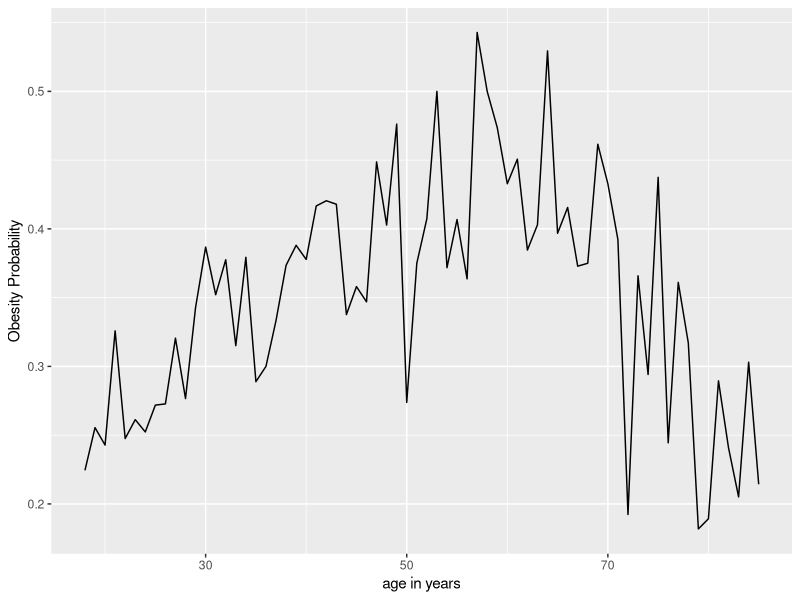
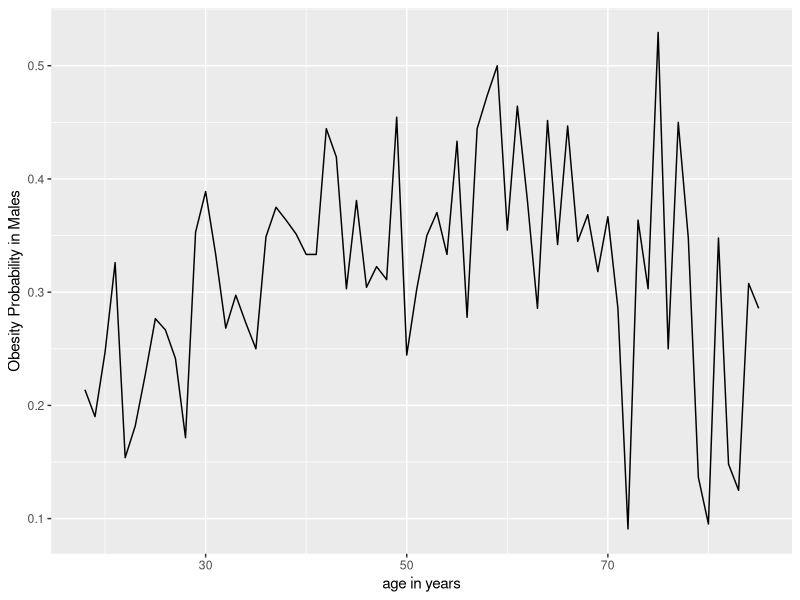
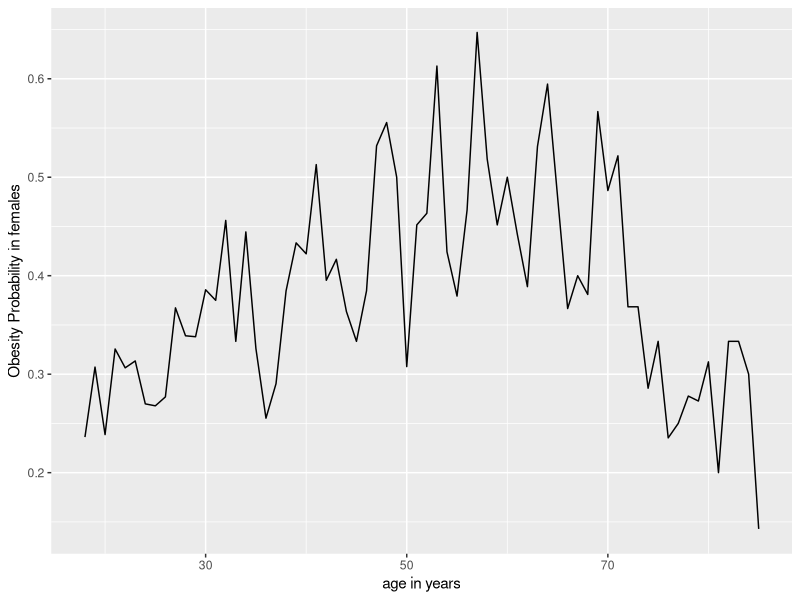
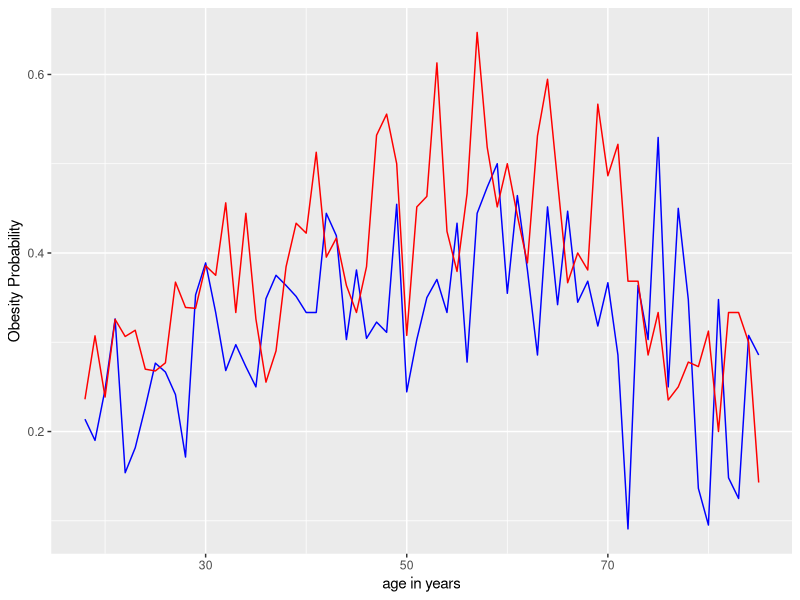

Recreate these plots in R, in order.
#---
# title: "obesity_plots"
# author: 'StduentNo : 2332635'
#---

# load library  
library("tidyverse")

# read data
data_obesity_all <- read.csv("intermediates/data/obeseProbData.csv")
data_obesity_male <- read.csv("intermediates/data/obeseMaleProbData.csv")
data_obesity_female <- read.csv("intermediates/data/obeseFemaleProbData.csv")

# plot for all participants in each age
fig_all <- ggplot(data_obesity_all, aes(x=age,y=obesity_probability))+geom_line()+
  xlab("age in years") + 
  ylab("Obesity Probability")

fig_all %>% ggsave(filename="results/obesity_results/fig-all.png", plot=.)

#probability of obese people in each age - male only (gender = 0)
fig_male <- ggplot(data_obesity_male, aes(x=age,y=male_obesity_probability))+geom_line()+
  xlab("age in years") + 
  ylab("Obesity Probability in Males")

fig_male %>% ggsave(filename="results/obesity_results/fig-male.png", plot=.)

#probability of obese people in each age - female only (gender = 1)
fig_female <- ggplot(data_obesity_female, aes(x=age,y=female_obesity_probability))+geom_line()+
  xlab("age in years") + 
  ylab("Obesity Probability in females")

fig_female %>% ggsave(filename="results/obesity_results/fig-female.png", plot=.)

#probability of obese people (male and female) in each age
fig_both <- ggplot()+
  geom_line(data = data_obesity_male, aes(x=age,y=male_obesity_probability),col="blue")+
  geom_line(data = data_obesity_female, aes(x=age,y=female_obesity_probability),col="red")+
  xlab("age in years") + 
  ylab("Obesity Probability")

fig_both %>% ggsave(filename="results/obesity_results/fig-both.png", plot=.)
